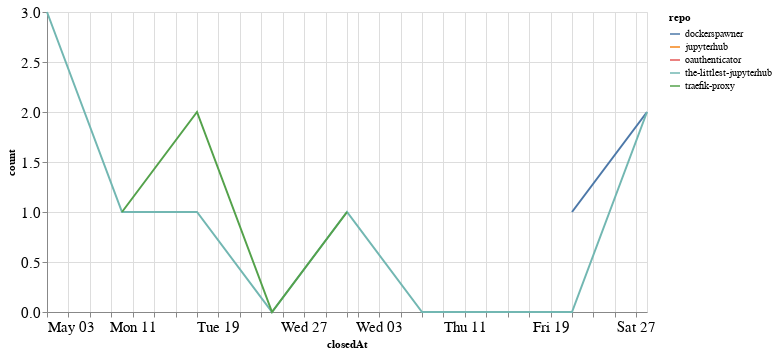

The notebook cell this image was saved under:
### Code cell
closed_by_time = closed_by.groupby('repo').resample('W', on='closedAt').count()['author'].reset_index()
closed_by_time = closed_by_time.rename(columns={'author': 'count'})

alt.Chart(closed_by_time, width=600).mark_line().encode(
    x='closedAt',
    y='count',
    color='repo',
    tooltip="repo"
)

### Figure 1 — Vega-Lite specification as saved in the notebook (floating-point values rounded to 4 significant figures)
{"config": {"axisLeft": {"labelFontSize": 15}, "axisBottom": {"labelFontSize": 15}}, "data": {"name": "data-6c1d1eb8025ad8aac7a0868e0ad57e31"}, "mark": "line", "encoding": {"color": {"type": "nominal", "field": "repo"}, "tooltip": {"type": "nominal", "field": "repo"}, "x": {"type": "temporal", "field": "closedAt"}, "y": {"type": "quantitative", "field": "count"}}, "width": 600, "$schema": "https://vega.github.io/schema/vega-lite/v4.8.1.json", "datasets": {"data-6c1d1eb8025ad8aac7a0868e0ad57e31": [{"repo": "dockerspawner", "closedAt": "2020-06-21T00:00:00", "count": 1}, {"repo": "dockerspawner", "closedAt": "2020-06-28T00:00:00", "count": 2}, {"repo": "jupyterhub", "closedAt": "2020-06-14T00:00:00", "count": 1}, {"repo": "oauthenticator", "closedAt": "2020-06-21T00:00:00", "count": 1}, {"repo": "the-littlest-jupyterhub", "closedAt": "2020-05-03T00:00:00", "count": 3}, {"repo": "the-littlest-jupyterhub", "closedAt": "2020-05-10T00:00:00", "count": 1}, {"repo": "the-littlest-jupyterhub", "closedAt": "2020-05-17T00:00:00", "count": 1}, {"repo": "the-littlest-jupyterhub", "closedAt": "2020-05-24T00:00:00", "count": 0}, {"repo": "the-littlest-jupyterhub", "closedAt": "2020-05-31T00:00:00", "count": 1}, {"repo": "the-littlest-jupyterhub", "closedAt": "2020-06-07T00:00:00", "count": 0}, {"repo": "the-littlest-jupyterhub", "closedAt": "2020-06-14T00:00:00", "count": 0}, {"repo": "the-littlest-jupyterhub", "closedAt": "2020-06-21T00:00:00", "count": 0}, {"repo": "the-littlest-jupyterhub", "closedAt": "2020-06-28T00:00:00", "count": 2}, {"repo": "traefik-proxy", "closedAt": "2020-05-10T00:00:00", "count": 1}, {"repo": "traefik-proxy", "closedAt": "2020-05-17T00:00:00", "count": 2}, {"repo": "traefik-proxy", "closedAt": "2020-05-24T00:00:00", "count": 0}, {"repo": "traefik-proxy", "closedAt": "2020-05-31T00:00:00", "count": 1}]}}
